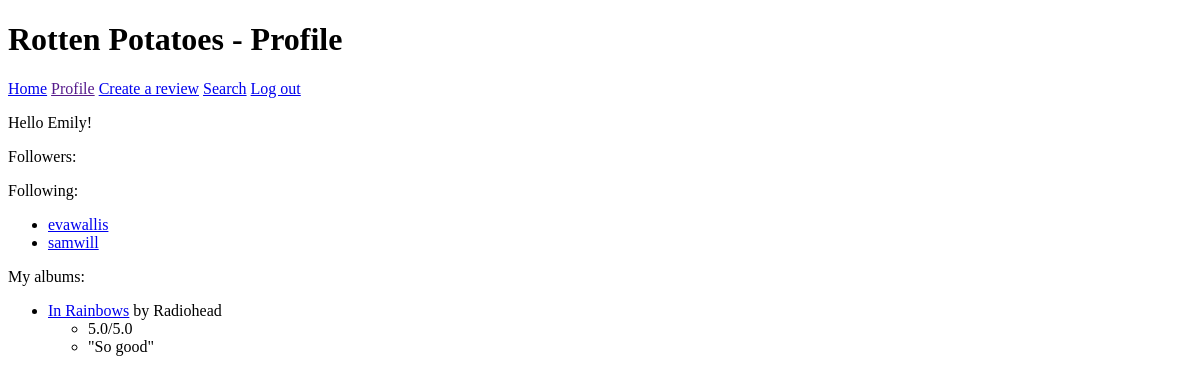
The app's page /profile (signed in), older data.
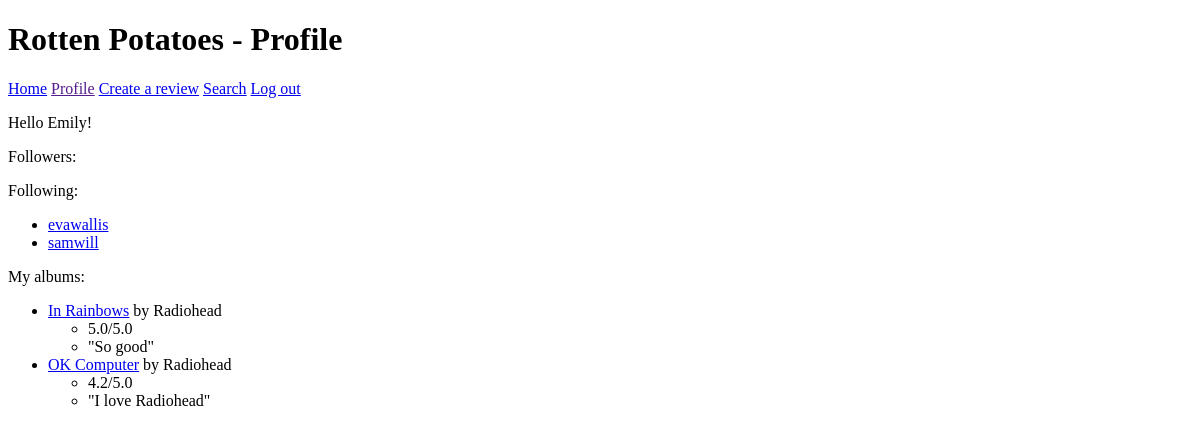
The same page, newer data.
### users/models.py (models this page shows)
class Person(models.Model):
    user = models.OneToOneField(User, on_delete=models.CASCADE, primary_key=True)
    favoriteColor = models.CharField(max_length=30)
    follows = models.ManyToManyField("self", blank=True)
    def __str__(self):
        return self.user.username

### app/models.py (models this page shows)
class UserAlbumRating(models.Model):
    userOwner = models.ForeignKey(Person, on_delete=models.CASCADE)
    album = models.ForeignKey(Album, on_delete=models.CASCADE)
    rating = models.DecimalField(decimal_places=1, max_digits=2, validators=[MinValueValidator(0), MaxValueValidator(5)])
    review = models.TextField()

class Album(models.Model):
    name = models.CharField(max_length=30)
    artist = models.ForeignKey(Artist, on_delete=models.CASCADE)
    def __str__(self):
        return self.name

class Artist(models.Model):
    name = models.CharField(max_length=30)
    def __str__(self):
        return self.name

### app/views.py (the view)
# urls.py: path("profile", views.profile, name='profile'),
def profile(request):
   person = request.user.person
   albums = UserAlbumRating.objects.filter(userOwner = person).all()
   context = {'albums': albums}
   return render(request, 'app/profile.html', context)

### app/templates/app/profile.html (shortened to what this page needs)
<!DOCTYPE html>
<html lang="en">
    <head>
    </head>
    <body>
        <h1>Rotten Potatoes - Profile</h1>
        <nav>
            <a href="..">Home</a>
            <a href="">Profile</a>
            <a href="add">Create a review</a>
            <a href="search">Search</a>
            <a href="{% url 'users:logout' %}">Log out</a>
        </nav>
        {% if user.is_authenticated %}
        {% if user.first_name %}
        <p>Hello {{user.first_name}}!</p>
        {% else %}
        <p>Hello {{user.username}}!</p>
        {% endif %}
        <p>Followers:</p>
        <p>Following:</p>
        <ul>
            {% for follower in user.person.follows.all %}
            <li><a href="{{follower}}">{{follower}}</a></li>
            {% endfor %}
        </ul>
        <p>My albums:</p>
        <ul>
            {% for album in albums %}
            <li><a href="/album/{{album.album.id}}">{{album.album}}</a> by {{album.album.artist}}</li>
            <ul>
                <li>{{album.rating}}/5.0</li>
                <li>"{{album.review}}"</li>
            </ul>
            {% endfor %}
        </ul>
        {% else %}
        <p>To access this page, you should <a href="{% url 'users:login' %}">log in</a></p>
        {% endif %}
    </body>
</html>

Row changes from the older to the newer data that the page shows:
added UserAlbumRating: album "OK Computer", album.artist "Radiohead", rating "4.2", review "I love Radiohead"
